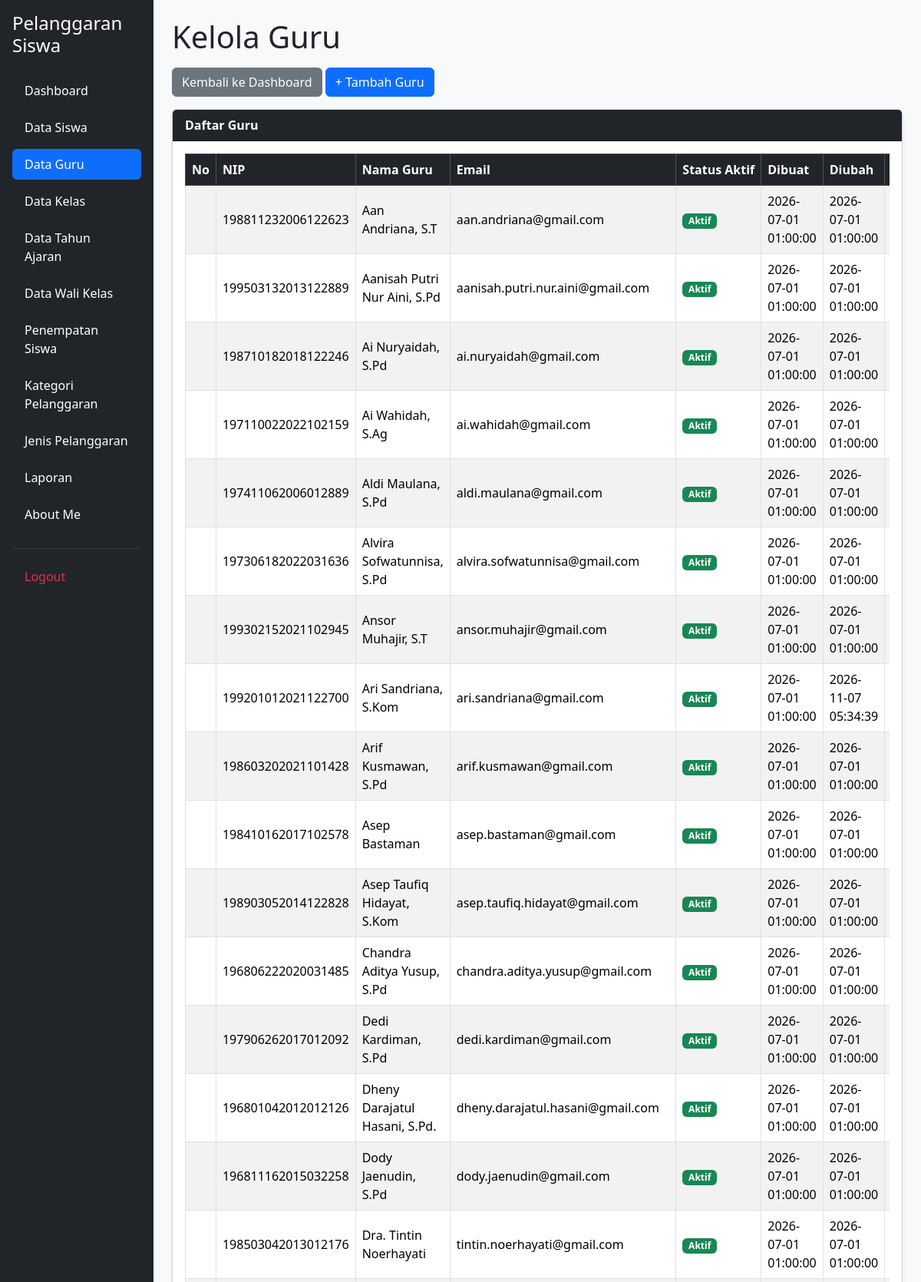
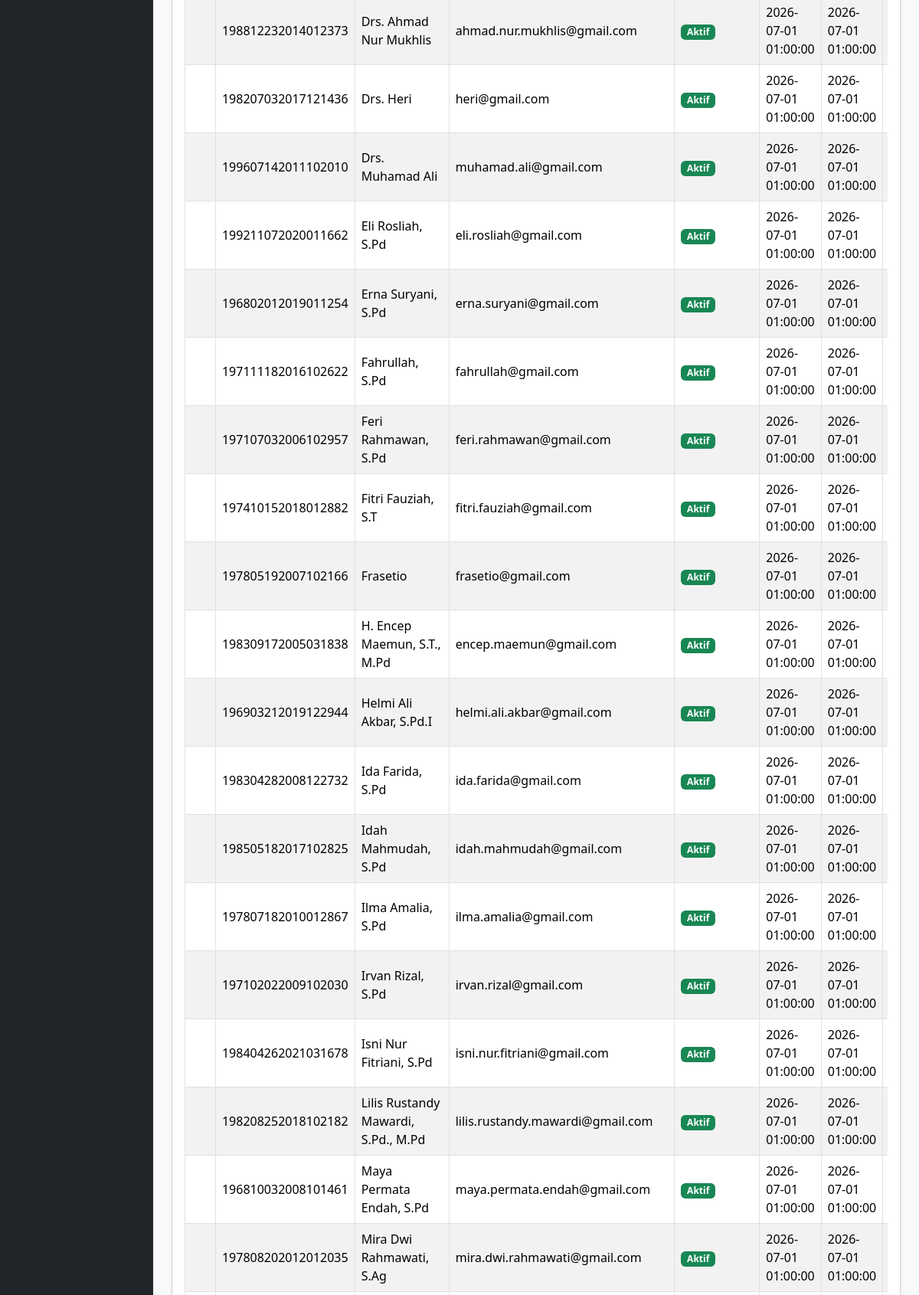
The app's page /kelola_guru.php (signed in, upper part) with its own data (2 pictures, top to bottom).
### tables this page shows
CREATE TABLE `t_guru` (
  `id` int(11) NOT NULL,
  `nip` varchar(18) NOT NULL,
  `nama` varchar(150) DEFAULT NULL,
  `email` varchar(150) NOT NULL,
  `status_aktif` tinyint(1) NOT NULL,
  `user_id` int(11) NOT NULL,
  `created_at` timestamp NOT NULL DEFAULT current_timestamp(),
  `updated_at` timestamp NOT NULL DEFAULT current_timestamp()
);

### kelola_guru.php (the view, shortened to what this page needs)
<?php
include 'config/koneksi.php';
$sql = "SELECT * FROM t_guru ORDER BY nama ASC";
$hasil = mysqli_query($koneksi, $sql);
?>
<!DOCTYPE html>
<html lang="id">
<head>
    <link href="https://cdn.jsdelivr.net/npm/bootstrap@5.3.8/dist/css/bootstrap.min.css"
          rel="stylesheet">
    <link href="https://cdn.datatables.net/2.3.4/css/dataTables.bootstrap5.min.css"
          rel="stylesheet">
</head>
<body>
<div class="container-fluid">
    <div class="row">
        <?php include 'layout/sidebar.php'; ?>
        <main class="col-md-9 col-lg-10 p-4">
            <h1 class="mb-3">Kelola Guru</h1>
            <div class="mb-3">
                <a href="dashboard.php" class="btn btn-secondary">
                    Kembali ke Dashboard
                </a>
                <a href="tambah_guru.php" class="btn btn-primary">
                    + Tambah Guru
                </a>
            </div>
            <div class="card shadow-sm">
                <div class="card-header">
                    Daftar Guru
                </div>
                <div class="card-body">
                    <div class="table-responsive">
                        <table id="tabelGuru"
                               class="table table-striped table-bordered table-hover align-middle w-100">
                            <thead class="table-dark">
                                <tr>
                                    <th>No</th>
                                    <th>NIP</th>
                                    <th>Nama Guru</th>
                                    <th>Email</th>
                                    <th>Status Aktif</th>
                                    <th>Dibuat</th>
                                    <th>Diubah</th>
                                    <th>Aksi</th>
                                </tr>
                            </thead>
                            <tbody>
                                <?php while ($row = mysqli_fetch_assoc($hasil)) { ?>
                                    <tr>
                                        <td></td>
                                        <td>
                                            <?= htmlspecialchars($row['nip'] ?? '') ?>
                                        </td>
                                        <td>
                                            <?= htmlspecialchars($row['nama'] ?? '') ?>
                                        </td>
                                        <td>
                                            <?= htmlspecialchars($row['email'] ?? '-') ?>
                                        </td>
                                        <td>
                                            <?php if ((int) ($row['status_aktif'] ?? 0) === 1) { ?>
                                                <span class="badge bg-success">
                                                    Aktif
                                                </span>
                                            <?php } else { ?>
                                                <span class="badge bg-danger">
                                                    Tidak Aktif
                                                </span>
                                            <?php } ?>
                                        </td>
                                        <td>
                                            <?= htmlspecialchars($row['created_at'] ?? '-') ?>
                                        </td>
                                        <td>
                                            <?= htmlspecialchars($row['updated_at'] ?? '-') ?>
                                        </td>
                                        <td>
                                        </td>
                                    </tr>
                                <?php } ?>
                            </tbody>
                        </table>
                    </div>
                </div>
            </div>
        </main>
    </div>
</div>
</body>
</html>

### kelola_guru.php (style rules this page uses)
body { background-color: #f8f9fa; }
.card-header { background-color: #212529; color: white; font-weight: bold; }
.table thead th { white-space: nowrap; }
.table td { vertical-align: middle; }

### records on screen
t_guru: nip "198811232006122623", nama "Aan Andriana, S.T", email "aan.andriana@gmail.com", status_aktif "Aktif", created_at "2026-07-01 01:00:00", updated_at "2026-07-01 01:00:00"
t_guru: nip "199503132013122889", nama "Aanisah Putri Nur Aini, S.Pd", email "aanisah.putri.nur.aini@gmail.com", status_aktif "Aktif", created_at "2026-07-01 01:00:00", updated_at "2026-07-01 01:00:00"
t_guru: nip "198710182018122246", nama "Ai Nuryaidah, S.Pd", email "ai.nuryaidah@gmail.com", status_aktif "Aktif", created_at "2026-07-01 01:00:00", updated_at "2026-07-01 01:00:00"
t_guru: nip "197110022022102159", nama "Ai Wahidah, S.Ag", email "ai.wahidah@gmail.com", status_aktif "Aktif", created_at "2026-07-01 01:00:00", updated_at "2026-07-01 01:00:00"
t_guru: nip "197411062006012889", nama "Aldi Maulana, S.Pd", email "aldi.maulana@gmail.com", status_aktif "Aktif", created_at "2026-07-01 01:00:00", updated_at "2026-07-01 01:00:00"
t_guru: nip "197306182022031636", nama "Alvira Sofwatunnisa, S.Pd", email "alvira.sofwatunnisa@gmail.com", status_aktif "Aktif", created_at "2026-07-01 01:00:00", updated_at "2026-07-01 01:00:00"
t_guru: nip "199302152021102945", nama "Ansor Muhajir, S.T", email "ansor.muhajir@gmail.com", status_aktif "Aktif", created_at "2026-07-01 01:00:00", updated_at "2026-07-01 01:00:00"
t_guru: nip "199201012021122700", nama "Ari Sandriana, S.Kom", email "ari.sandriana@gmail.com", status_aktif "Aktif", created_at "2026-07-01 01:00:00", updated_at "2026-11-07 05:34:39"
t_guru: nip "198603202021101428", nama "Arif Kusmawan, S.Pd", email "arif.kusmawan@gmail.com", status_aktif "Aktif", created_at "2026-07-01 01:00:00", updated_at "2026-07-01 01:00:00"
t_guru: nip "198410162017102578", nama "Asep Bastaman", email "asep.bastaman@gmail.com", status_aktif "Aktif", created_at "2026-07-01 01:00:00", updated_at "2026-07-01 01:00:00"
t_guru: nip "198903052014122828", nama "Asep Taufiq Hidayat, S.Kom", email "asep.taufiq.hidayat@gmail.com", status_aktif "Aktif", created_at "2026-07-01 01:00:00", updated_at "2026-07-01 01:00:00"
t_guru: nip "196806222020031485", nama "Chandra Aditya Yusup, S.Pd", email "chandra.aditya.yusup@gmail.com", status_aktif "Aktif", created_at "2026-07-01 01:00:00", updated_at "2026-07-01 01:00:00"
t_guru: nip "197906262017012092", nama "Dedi Kardiman, S.Pd", email "dedi.kardiman@gmail.com", status_aktif "Aktif", created_at "2026-07-01 01:00:00", updated_at "2026-07-01 01:00:00"
t_guru: nip "196801042012012126", nama "Dheny Darajatul Hasani, S.Pd.", email "dheny.darajatul.hasani@gmail.com", status_aktif "Aktif", created_at "2026-07-01 01:00:00", updated_at "2026-07-01 01:00:00"
t_guru: nip "196811162015032258", nama "Dody Jaenudin, S.Pd", email "dody.jaenudin@gmail.com", status_aktif "Aktif", created_at "2026-07-01 01:00:00", updated_at "2026-07-01 01:00:00"
t_guru: nip "198503042013012176", nama "Dra. Tintin Noerhayati", email "tintin.noerhayati@gmail.com", status_aktif "Aktif", created_at "2026-07-01 01:00:00", updated_at "2026-07-01 01:00:00"
t_guru: nip "198812232014012373", nama "Drs. Ahmad Nur Mukhlis", email "ahmad.nur.mukhlis@gmail.com", status_aktif "Aktif", created_at "2026-07-01 01:00:00", updated_at "2026-07-01 01:00:00"
t_guru: nip "198207032017121436", nama "Drs. Heri", email "heri@gmail.com", status_aktif "Aktif", created_at "2026-07-01 01:00:00", updated_at "2026-07-01 01:00:00"
t_guru: nip "199607142011102010", nama "Drs. Muhamad Ali", email "muhamad.ali@gmail.com", status_aktif "Aktif", created_at "2026-07-01 01:00:00", updated_at "2026-07-01 01:00:00"
t_guru: nip "199211072020011662", nama "Eli Rosliah, S.Pd", email "eli.rosliah@gmail.com", status_aktif "Aktif", created_at "2026-07-01 01:00:00", updated_at "2026-07-01 01:00:00"
t_guru: nip "196802012019011254", nama "Erna Suryani, S.Pd", email "erna.suryani@gmail.com", status_aktif "Aktif", created_at "2026-07-01 01:00:00", updated_at "2026-07-01 01:00:00"
t_guru: nip "197111182016102622", nama "Fahrullah, S.Pd", email "fahrullah@gmail.com", status_aktif "Aktif", created_at "2026-07-01 01:00:00", updated_at "2026-07-01 01:00:00"
t_guru: nip "197107032006102957", nama "Feri Rahmawan, S.Pd", email "feri.rahmawan@gmail.com", status_aktif "Aktif", created_at "2026-07-01 01:00:00", updated_at "2026-07-01 01:00:00"
t_guru: nip "197410152018012882", nama "Fitri Fauziah, S.T", email "fitri.fauziah@gmail.com", status_aktif "Aktif", created_at "2026-07-01 01:00:00", updated_at "2026-07-01 01:00:00"
t_guru: nip "197805192007102166", nama "Frasetio", email "frasetio@gmail.com", status_aktif "Aktif", created_at "2026-07-01 01:00:00", updated_at "2026-07-01 01:00:00"
t_guru: nip "198309172005031838", nama "H. Encep Maemun, S.T., M.Pd", email "encep.maemun@gmail.com", status_aktif "Aktif", created_at "2026-07-01 01:00:00", updated_at "2026-07-01 01:00:00"
t_guru: nip "196903212019122944", nama "Helmi Ali Akbar, S.Pd.I", email "helmi.ali.akbar@gmail.com", status_aktif "Aktif", created_at "2026-07-01 01:00:00", updated_at "2026-07-01 01:00:00"
t_guru: nip "198304282008122732", nama "Ida Farida, S.Pd", email "ida.farida@gmail.com", status_aktif "Aktif", created_at "2026-07-01 01:00:00", updated_at "2026-07-01 01:00:00"
t_guru: nip "198505182017102825", nama "Idah Mahmudah, S.Pd", email "idah.mahmudah@gmail.com", status_aktif "Aktif", created_at "2026-07-01 01:00:00", updated_at "2026-07-01 01:00:00"
t_guru: nip "197807182010012867", nama "Ilma Amalia, S.Pd", email "ilma.amalia@gmail.com", status_aktif "Aktif", created_at "2026-07-01 01:00:00", updated_at "2026-07-01 01:00:00"
t_guru: nip "197102022009102030", nama "Irvan Rizal, S.Pd", email "irvan.rizal@gmail.com", status_aktif "Aktif", created_at "2026-07-01 01:00:00", updated_at "2026-07-01 01:00:00"
t_guru: nip "198404262021031678", nama "Isni Nur Fitriani, S.Pd", email "isni.nur.fitriani@gmail.com", status_aktif "Aktif", created_at "2026-07-01 01:00:00", updated_at "2026-07-01 01:00:00"
t_guru: nip "198208252018102182", nama "Lilis Rustandy Mawardi, S.Pd., M.Pd", email "lilis.rustandy.mawardi@gmail.com", status_aktif "Aktif", created_at "2026-07-01 01:00:00", updated_at "2026-07-01 01:00:00"
t_guru: nip "196810032008101461", nama "Maya Permata Endah, S.Pd", email "maya.permata.endah@gmail.com", status_aktif "Aktif", created_at "2026-07-01 01:00:00", updated_at "2026-07-01 01:00:00"
t_guru: nip "197808202012012035", nama "Mira Dwi Rahmawati, S.Ag", email "mira.dwi.rahmawati@gmail.com", status_aktif "Aktif", created_at "2026-07-01 01:00:00", updated_at "2026-07-01 01:00:00"
